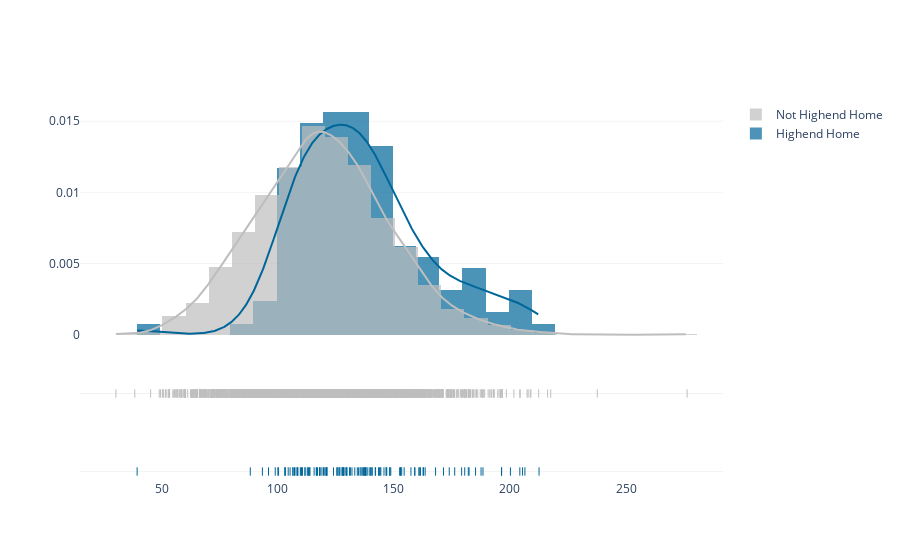

The cell this chart's notebook holds for it:
### Code cell
import plotly.figure_factory as ff

high = highend.loc[highend['niche']=='Highend']['price_sqft']
other = highend.loc[highend['niche']=='Not Highend']['price_sqft']

hist_data = [high, other]
group_labels = ['Highend Home', 'Not Highend Home']
colors = ['rgb(0, 102, 153)','rgb(190, 190, 190)'] #'rgb(240, 188, 84)',

fig = ff.create_distplot(hist_data, group_labels, bin_size=10, colors= colors)
fig.update_layout(title_text=' ',
                  plot_bgcolor='rgb(256, 256, 256)')
fig.update_xaxes(title_text = " ") 
fig.update_yaxes(showgrid=True, gridwidth=0.5, gridcolor='rgb(230, 230, 230)')

fig.show()

### Figure 1 — Plotly figure (JSON) as saved in the notebook; plotly's stock layout.template omitted (floating-point values rounded to 4 significant figures; data arrays with more than 128 entries replaced by an {"elided": "..."} marker saying what was removed)
{"data": [{"autobinx": false, "histnorm": "probability density", "legendgroup": "Highend Home", "marker": {"color": "rgb(0, 102, 153)"}, "name": "Highend Home", "opacity": 0.7, "type": "histogram", "x": [103.3, 136.9, 109.7, 200.2, 135.9, 110.2, 107.5, 160.8, 162.8, 115.7, 196.4, 120.9, 140.5, 182.1, 126.5, 146.7, 93.43, 39.51, 187.6, 143.8, 137.8, 180.5, 106.7, 148.3, 125.5, 146.8, 163.5, 119.7, 205.4, 182.4, 124.0, 110.7, 212.5, 88.22, 100.1, 161.2, 112.8, 148.3, 159.0, 179.2, 137.2, 119.1, 154.5, 171.4, 139.7, 137.9, 144.4, 106.5, 144.1, 129.8, 116.6, 159.1, 108.7, 132.0, 147.0, 136.4, 120.9, 138.8, 139.9, 120.1, 188.4, 130.9, 204.3, 161.5, 152.9, 127.9, 129.8, 153.4, 148.7, 138.1, 118.1, 103.2, 113.8, 118.3, 128.4, 113.1, 104.5, 152.5, 157.4, 111.7, 143.4, 196.4, 111.8, 185.2, 134.8, 110.0, 142.2, 121.3, 173.9, 100.4, 129.6, 108.5, 145.8, 113.8, 116.7, 126.8, 107.3, 142, 108.3, 103.1, 113.3, 105.3, 134.3, 96.06, 137.5, 135.5, 127.7, 137.5, 128.2, 206.4, 131.3, 108.5, 125.6, 121.1, 129.0, 120.8, 162.6, 140.7, 98.96, 133.2, 128.2, 126.0, 176.2, 168.0, 117.2, 152.9, 128.5, 118.1], "xaxis": "x", "xbins": {"end": 212.5, "size": 10, "start": 39.51}, "yaxis": "y"}, {"autobinx": false, "histnorm": "probability density", "legendgroup": "Not Highend Home", "marker": {"color": "rgb(190, 190, 190)"}, "name": "Not Highend Home", "opacity": 0.7, "type": "histogram", "x": {"elided": "2327 float values"}, "xaxis": "x", "xbins": {"end": 276.3, "size": 10, "start": 30.37}, "yaxis": "y"}, {"legendgroup": "Highend Home", "marker": {"color": "rgb(0, 102, 153)"}, "mode": "lines", "name": "Highend Home", "showlegend": false, "type": "scatter", "x": {"elided": "500 float values"}, "xaxis": "x", "y": {"elided": "500 float values"}, "yaxis": "y"}, {"legendgroup": "Not Highend Home", "marker": {"color": "rgb(190, 190, 190)"}, "mode": "lines", "name": "Not Highend Home", "showlegend": false, "type": "scatter", "x": {"elided": "500 float values"}, "xaxis": "x", "y": {"elided": "500 float values"}, "yaxis": "y"}, {"legendgroup": "Highend Home", "marker": {"color": "rgb(0, 102, 153)", "symbol": "line-ns-open"}, "mode": "markers", "name": "Highend Home", "showlegend": false, "type": "scatter", "x": [103.3, 136.9, 109.7, 200.2, 135.9, 110.2, 107.5, 160.8, 162.8, 115.7, 196.4, 120.9, 140.5, 182.1, 126.5, 146.7, 93.43, 39.51, 187.6, 143.8, 137.8, 180.5, 106.7, 148.3, 125.5, 146.8, 163.5, 119.7, 205.4, 182.4, 124.0, 110.7, 212.5, 88.22, 100.1, 161.2, 112.8, 148.3, 159.0, 179.2, 137.2, 119.1, 154.5, 171.4, 139.7, 137.9, 144.4, 106.5, 144.1, 129.8, 116.6, 159.1, 108.7, 132.0, 147.0, 136.4, 120.9, 138.8, 139.9, 120.1, 188.4, 130.9, 204.3, 161.5, 152.9, 127.9, 129.8, 153.4, 148.7, 138.1, 118.1, 103.2, 113.8, 118.3, 128.4, 113.1, 104.5, 152.5, 157.4, 111.7, 143.4, 196.4, 111.8, 185.2, 134.8, 110.0, 142.2, 121.3, 173.9, 100.4, 129.6, 108.5, 145.8, 113.8, 116.7, 126.8, 107.3, 142, 108.3, 103.1, 113.3, 105.3, 134.3, 96.06, 137.5, 135.5, 127.7, 137.5, 128.2, 206.4, 131.3, 108.5, 125.6, 121.1, 129.0, 120.8, 162.6, 140.7, 98.96, 133.2, 128.2, 126.0, 176.2, 168.0, 117.2, 152.9, 128.5, 118.1], "xaxis": "x", "y": ["Highend Home", "Highend Home", "Highend Home", "Highend Home", "Highend Home", "Highend Home", "Highend Home", "Highend Home", "Highend Home", "Highend Home", "Highend Home", "Highend Home", "Highend Home", "Highend Home", "Highend Home", "Highend Home", "Highend Home", "Highend Home", "Highend Home", "Highend Home", "Highend Home", "Highend Home", "Highend Home", "Highend Home", "Highend Home", "Highend Home", "Highend Home", "Highend Home", "Highend Home", "Highend Home", "Highend Home", "Highend Home", "Highend Home", "Highend Home", "Highend Home", "Highend Home", "Highend Home", "Highend Home", "Highend Home", "Highend Home", "Highend Home", "Highend Home", "Highend Home", "Highend Home", "Highend Home", "Highend Home", "Highend Home", "Highend Home", "Highend Home", "Highend Home", "Highend Home", "Highend Home", "Highend Home", "Highend Home", "Highend Home", "Highend Home", "Highend Home", "Highend Home", "Highend Home", "Highend Home", "Highend Home", "Highend Home", "Highend Home", "Highend Home", "Highend Home", "Highend Home", "Highend Home", "Highend Home", "Highend Home", "Highend Home", "Highend Home", "Highend Home", "Highend Home", "Highend Home", "Highend Home", "Highend Home", "Highend Home", "Highend Home", "Highend Home", "Highend Home", "Highend Home", "Highend Home", "Highend Home", "Highend Home", "Highend Home", "Highend Home", "Highend Home", "Highend Home", "Highend Home", "Highend Home", "Highend Home", "Highend Home", "Highend Home", "Highend Home", "Highend Home", "Highend Home", "Highend Home", "Highend Home", "Highend Home", "Highend Home", "Highend Home", "Highend Home", "Highend Home", "Highend Home", "Highend Home", "Highend Home", "Highend Home", "Highend Home", "Highend Home", "Highend Home", "Highend Home", "Highend Home", "Highend Home", "Highend Home", "Highend Home", "Highend Home", "Highend Home", "Highend Home", "Highend Home", "Highend Home", "Highend Home", "Highend Home", "Highend Home", "Highend Home", "Highend Home", "Highend Home", "Highend Home", "Highend Home"], "yaxis": "y2"}, {"legendgroup": "Not Highend Home", "marker": {"color": "rgb(190, 190, 190)", "symbol": "line-ns-open"}, "mode": "markers", "name": "Not Highend Home", "showlegend": false, "type": "scatter", "x": {"elided": "2327 float values"}, "xaxis": "x", "y": {"elided": "2327 str values"}, "yaxis": "y2"}], "layout": {"barmode": "overlay", "hovermode": "closest", "legend": {"traceorder": "reversed"}, "plot_bgcolor": "rgb(256, 256, 256)", "title": {"text": " "}, "xaxis": {"anchor": "y2", "domain": [0, 1], "title": {"text": " "}, "zeroline": false}, "yaxis": {"anchor": "free", "domain": [0.35, 1], "gridcolor": "rgb(230, 230, 230)", "gridwidth": 0.5, "position": 0, "showgrid": true}, "yaxis2": {"anchor": "x", "domain": [0, 0.25], "dtick": 1, "gridcolor": "rgb(230, 230, 230)", "gridwidth": 0.5, "showgrid": true, "showticklabels": false}}}
